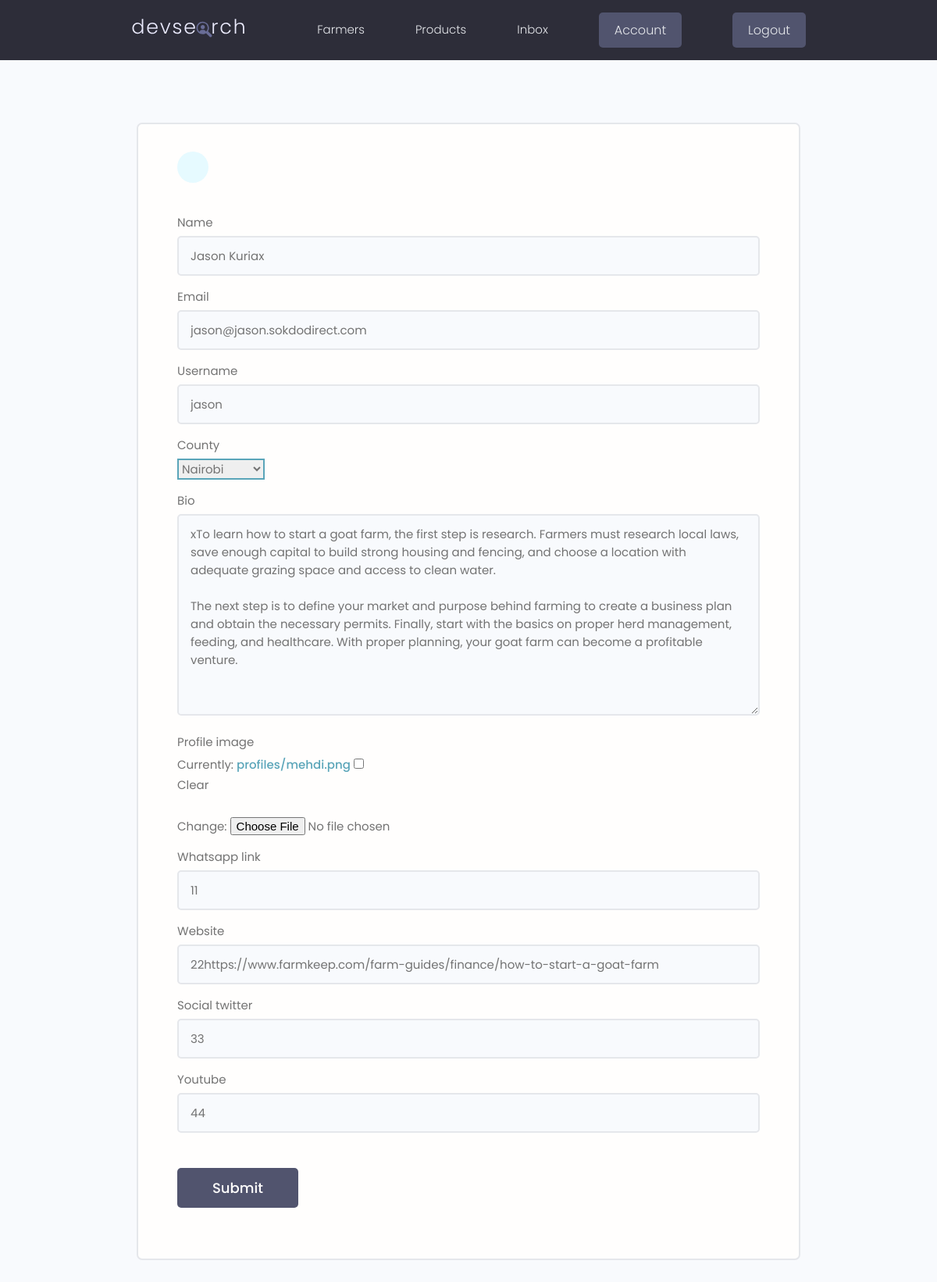
The page /edit-account/ (signed in) on the database its author committed.
### users/models.py (models this page shows, shortened)
class Profile(models.Model):
    user = models.OneToOneField(
        User,
        on_delete=models.CASCADE,
        null=True, blank=True
    )
    name = models.CharField(max_length=200, null=True, blank=True)
    email = models.EmailField(max_length=500, null=True, blank=True)
    username = models.CharField(max_length=200, null=True, blank=True)
    short_intro = models.CharField(max_length=200, blank=True, null=True)
    bio = models.TextField(null=True, blank=True)
    profile_image = models.ImageField(
        null=True, blank=True,
        upload_to='profiles/',
        default='profiles/user-default.png'
    )
    county = models.ForeignKey(
        'products.County',    # referencing County from products app
        on_delete=models.SET_NULL,
        null=True, blank=True
    )
    specialities = models.ManyToManyField('Speciality', blank=True)
    phone = models.CharField(max_length=20, null=True, blank=True)
    whatsapp_link = models.CharField(max_length=500, null=True, blank=True)
    website = models.CharField(max_length=500, null=True, blank=True)
    social_twitter = models.CharField(max_length=200, null=True, blank=True)
    youtube = models.CharField(max_length=200, null=True, blank=True)
    created = models.DateTimeField(auto_now_add=True)
    id = models.UUIDField(
        default=uuid.uuid4, unique=True,
        primary_key=True, editable=False
    )

### users/views.py (the view)
# urls.py: path('edit-account/', views.editAccount, name='edit-account'), # <--- Profile Form Path
@login_required(login_url='login') # Enforces that only authenticated users can access the editAccount view, redirecting unauthenticated users to the login page.
def editAccount(request):
    profile = request.user.profile # Extract profile for the current user session
    form = ProfileForm(instance=profile) # instance=profile-> prefill the fields with the existing data from the profile instance
    if request.method == 'POST':
        form = ProfileForm(request.POST, request.FILES, instance=profile)
        if form.is_valid():
            form.save()
            return redirect('account')
    context = {'form': form}
    return render(request, 'users/profile_form.html', context)

### users/forms.py
class ProfileForm(forms.ModelForm):
    class Meta:
        model = Profile
        fields = ['name', 'email', 'username', 'county', 'bio', 'profile_image',
                  'whatsapp_link', 'website', 'social_twitter', 'youtube']
    def __init__(self, *args, **kwargs):
        super().__init__(*args, **kwargs)
        for name, field in self.fields.items():
            field.widget.attrs.update({'class': 'input input--text'})

### products/models.py (called while the page is built)
    def __str__(self):
        return self.name

### users/templates/users/profile_form.html (shortened to what this page needs)
{% extends 'main.html' %}
{% block content %}
    <main class="formPage my-xl">
        <div class="content-box">
            <div class="formWrapper">
                <a class="backButton" href="{% url 'account' %}"></a>
                <br>
                <form method="POST" action="{%url 'edit-account' %}" enctype="multipart/form-data">
                        {% for field in form %}
                        <div class="form__field">
                            <label for="formInput#text">{{field.label}}</label>
                            {{ field }}
                        </div>
                        {% endfor %}
                    <input class="btn btn--sub btn--lg  my-md" type="submit" value="Submit" />
                </form>
            </div>
        </div>
    </main>
{% endblock content %}

### static/styles/app.css (style rules this page uses)
:root { --color-sub: #2d2d39; }
.btn--sub { background-color: var(--color-sub-light); }
.content-box { width: 95%; max-width: 85rem; margin: 0 auto; }
.backButton { background: var(--color-main-light); color: var(--color-main); width: 4rem; height: 4rem; display: flex; align-items: center; justify-content: center; border-radius: 50%; }
.formPage .formWrapper { list-style: none; background: var(--color-white); padding: 3.5rem 5rem; border: 2px solid var(--color-light); border-radius: 0.7rem; }

### static/uikit/styles/modules/_variables.css (style rules this page uses)
:root { --color-main: #5aa5b9; --color-main-light: #e6faff; --color-sub: #3f4156; --color-sub-light: #51546e; --color-sub-lighter: #ededfd; --color-text: #737373; --color-gray: #8b8b8b; --color-light: #e5e7eb; --color-light-gray: #767676; --color-bg: #f8fafd; --color-white: #fffefd; --color-white-light: #f3f3f3; --color-success: #359e64; --color-success-bg: #def8e8; --color-error: #fc4b0b; --color-error-bg: #fff2ee; --font-base: 'Poppins', arial, helvetica, 'Segoe UI', roboto, ubuntu, sans-serif; --font-monospace: 'Fira Code', 'Courier New', courier, monospace; --font-regular: 300; --font-medium: 500; --font-bold: 700; --generic-shadow: 1px 1px 5px #00000010; --generic-transition: all 0.3s ease-in-out; }

### static/uikit/styles/modules/_base.css (style rules this page uses)
* { margin: 0; padding: 0; box-sizing: border-box; text-rendering: optimizeLegibility; color: inherit; font-size: inherit; }
html { font-size: 50%; }
@media only screen and (min-width: 480px) { html { font-size: 56.25%; } }
@media only screen and (min-width: 1200px) { html { font-size: 62.5%; } }
body { line-height: 1.6; font-weight: 400; font-size: 1.5rem; color: var(--color-text); background-color: var(--color-bg); min-height: 100vh; }

### static/uikit/styles/modules/_typography.css (style rules this page uses)
* { font-family: var(--font-base); }
a { padding-bottom: 2px; text-decoration: none; display: inline-block; color: var(--color-main); font-weight: var(--font-medium); }

### static/uikit/styles/modules/_utilities.css (style rules this page uses)
.my-md { margin: 3rem auto; }
.my-xl { margin: 8rem auto; }

### static/uikit/styles/modules/_button.css (style rules this page uses)
.btn { display: inline-block; position: relative; cursor: pointer; background-color: var(--color-light); font-weight: var(--font-medium); color: var(--color-sub); text-decoration: none; padding: 1rem 2rem; border-radius: 0.5rem; border: none; width: -webkit-fit-content; width: -moz-fit-content; width: fit-content; height: -webkit-fit-content; height: -moz-fit-content; height: fit-content; font-size: 1.6rem; outline-width: 0; outline-color: transparent; -webkit-backface-visibility: hidden; backface-visibility: hidden; transition: all 0.3s ease-in-out; }
.btn--sub { background-color: var(--color-sub); color: var(--color-white); }
.btn--lg { font-size: 1.8rem; padding: 1.2rem 4.5rem; }

### static/uikit/styles/modules/_form.css (style rules this page uses)
.form__field { margin-top: 1.5rem; margin-bottom: 1.5rem; }
.form__label, .form__field > label { display: block; margin-bottom: 0.5rem; color: var(--color-text); }
input.input[type='text'], input.input[type='email'], input.input[type='password'], input.input[type='number'], textarea.input { min-width: 24rem; width: 100%; padding: 1.2rem 1.5rem; border-radius: 0.5rem; border: 2px solid var(--color-light); transition: all 0.3s ease-in-out; background-color: var(--color-bg); }
input.input[type='text']:focus, input.input[type='email']:focus, input.input[type='password']:focus, input.input[type='number']:focus, input.input[type='text']:active, input.input[type='email']:active, input.input[type='password']:active, input.input[type='number']:active, select.input, textarea.input:focus, textarea.input:active { outline: none; border: 2px solid var(--color-main); }

### rows shown on the page
Profile: form "Jason Kuriax" "jason@jason.sokdodirect.com" "jason" "Nairobi" "xTo learn how to start a goat farm, the first step is research. Farmers must research local laws, save enough capital to build strong housing and fencing, and choose a location with adequate grazing space and access to clean water. The next step is to define your market and purpose behind farming to create a business plan and obtain the necessary permits. Finally, start with the basics on proper herd management, feeding, and healthcare. With proper planning, your goat farm can become a profitable venture." "11" "22https://www.farmkeep.com/farm-guides/finance/how-to-start-a-goat-farm" "33" "44"

### other values the page prints
{{ field.label }} "Name" "Email" "Username" "County" "Bio" "Profile image" "Whatsapp link" "Website" "Social twitter" "Youtube"
